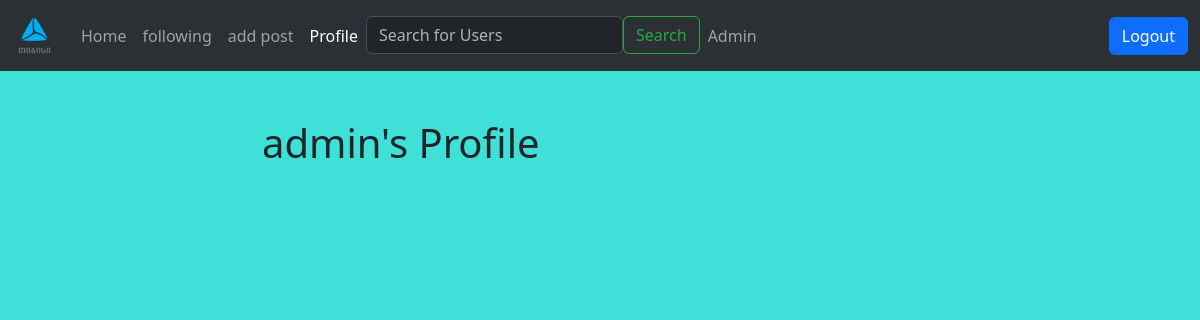
Before: /profile/admin (signed in) with the older database file.
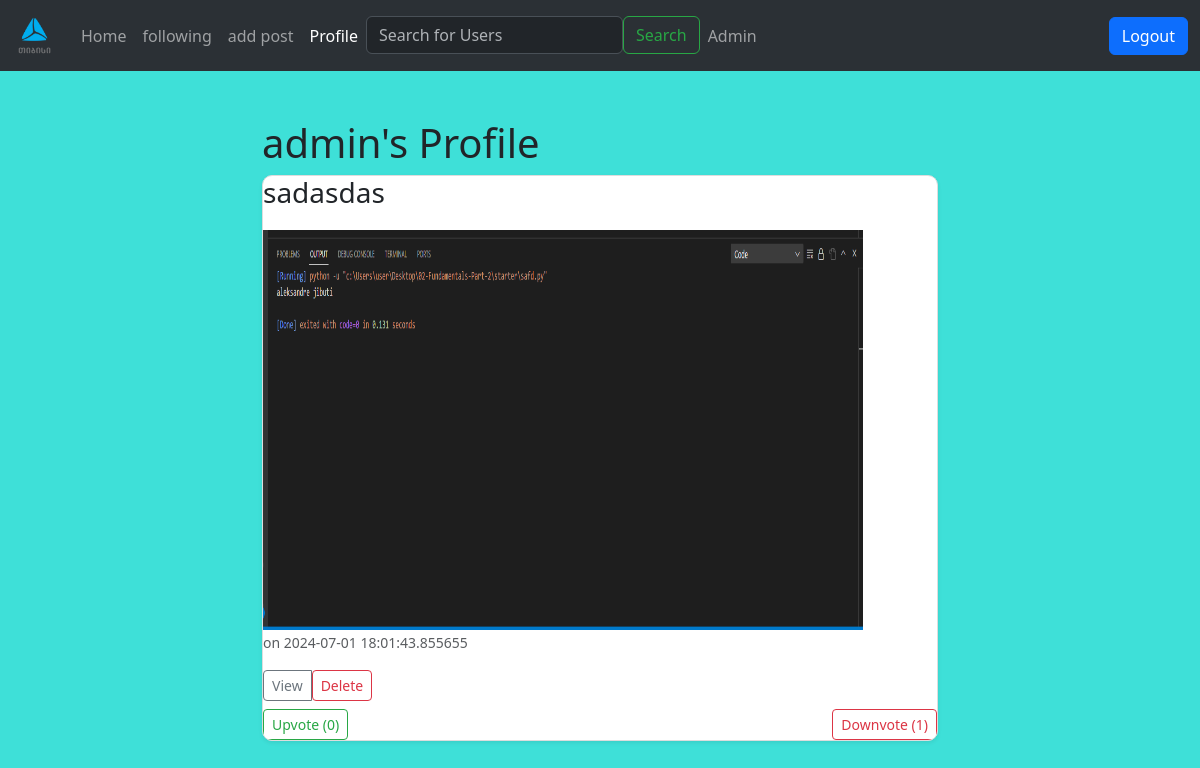
After: the same page with the newer database file.
### models.py (models this page shows, shortened)
class Post(db.Model):
    id = db.Column(db.Integer, primary_key=True, autoincrement=True)
    text = db.Column(db.String)
    file_path = db.Column(db.String)
    user_id = db.Column(db.Integer, db.ForeignKey('user.id'), nullable=False)
    upvote_count = db.Column(db.Integer, default=0)
    downvote_count = db.Column(db.Integer, default=0)
    votes = db.relationship('Vote', backref='post', cascade='all, delete-orphan', lazy='dynamic')
    user = db.relationship('User', backref=db.backref('posts', lazy=True, cascade="all, delete-orphan"))
    created_at = db.Column(db.DateTime, default=datetime.utcnow, nullable=False)
    comments = db.relationship('Comment', backref='post', lazy=True, cascade='all, delete-orphan',)

### routes.py (the view)
@app.route('/profile/<username>')
@login_required
def profile(username):
    user = User.query.filter_by(user_name=username).first_or_404()
    is_following = current_user.is_following(user)
    yesterday = datetime.now() - timedelta(days=1)
    recent_entries = db.session.query(Post).filter(Post.created_at >= yesterday).filter(Post.user == user).all()
    return render_template('profile.html', user=user, posts=recent_entries, is_following=is_following)

### models.py (called while the page is built)
@login_manager.user_loader
def load_user(id):
    return User.query.get(id)

    def is_following(self, user):
        return self.followed.filter_by(followed_id=user.id).first() is not None

### templates/profile.html (shortened to what this page needs)
{% extends "layout.html" %}
{% block content %}
<div class="container mt-5">
    <div class="d-flex justify-content-center ">
    <div class="row" style="width: 700px;">
        <h1>{{ user.user_name }}'s Profile</h1>
    <ul>
        {% for post in posts %}
        <div class="col-lg-20">
            <div class="card mb-4 shadow-sm">
          <li>
            <h5 class="card-title">{{ post.text }}</h5>
              {% if post.file_path %}
                  <img src="{{ url_for('static', filename=post.file_path) }}"  height="400px" width="600px"/>
             {% endif %}
             <p class="card-text"><small class="text-muted"> {{ post.user_name }} on {{ post.created_at }}</small></p>
             <div class="d-flex justify-content-between align-items-center">
                <div class="btn-group">
                    <a href="{{ url_for('post_detail', post_id=post.id) }}" class="btn btn-sm btn-outline-secondary">View</a>
                    {% if current_user == user %}
                    <form action="{{ url_for('delete_post', post_id=post.id) }}" method="POST" class="d-inline">
                        <button type="submit" class="btn btn-sm btn-outline-danger">Delete</button>
                    </form>
                    {% endif %}
                </div>
             </div>
         </li>
            <div class="d-flex justify-content-between align-items-center mt-2">
                <form method="POST" action="{{ url_for('upvote', post_id=post.id) }}">
                    <button type="submit" class="btn btn-sm btn-outline-success">Upvote ({{ post.upvote_count }})</button>
                </form>
                <form method="POST" action="{{ url_for('downvote', post_id=post.id) }}">
                    <button type="submit" class="btn btn-sm btn-outline-danger">Downvote ({{ post.downvote_count }})</button>
            </div>
    </div>
 </div>
        {% endfor %}
  </ul>
</div>
</div>
</div>
{% endblock %}

Changed rows visible on the page:
added Post: text "sadasdas", file_path (picture), created_at "2024-07-01 18:01:43.855655", upvote_count "0", downvote_count "1"
